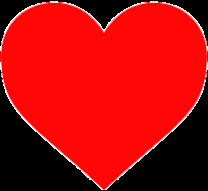
#> input picture 숙제/heart.png, 208 x 191 px, given in place of the camera
$ jupyter execute '물체 캠쳐.ipynb'
#> lines starting #> are read from the running program, lines starting #| are printed output that depends on the picture; after the words box and inside, x2 and y2 are one past the last pixel; in counts of white or black regions, pixels touching at a corner belong together
[cell 1]
import cv2 as cv
import numpy as np

hsv = 0
lower_blue1 = 0
upper_blue1 = 0
lower_blue2 = 0
upper_blue2 = 0
lower_blue3 = 0
upper_blue3 = 0

def nothing(x): # 트랙바 생성시 필요함
    pass

# [52 lines left out: function mouse_callback, not called in this run]


cv.namedWindow('img_color')
cv.setMouseCallback('img_color', mouse_callback)

cv.namedWindow('img_result')
cv.createTrackbar('threshold', 'img_result', 0, 255, nothing)
cv.setTrackbarPos('threshold', 'img_result', 30) # 초기값 30

cap = cv.VideoCapture(0)

while(True):
    #img_color = cv.imread('hsv.png')
    ret, img_color = cap.read()
#> img_color is the input picture: shape (191, 208, 3); mean B, G, R 11.1, 11.1, 178
    height, width = img_color.shape[:2]
#> height = 191; width = 208
    img_color = cv.resize(img_color, (width, height), interpolation=cv.INTER_AREA)

    img_hsv = cv.cvtColor(img_color, cv.COLOR_BGR2HSV)
#> img_hsv: shape (191, 208, 3); mean H, S, V 0.2, 166.9, 178

    img_mask1 = cv.inRange(img_hsv, lower_blue1, upper_blue1)
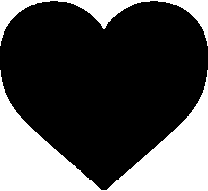
#> img_mask1: shape (191, 208); 30.2% white; 2 white regions, box (x1, y1, x2, y2) and area: (0, 70, 208, 191) 9757, (0, 0, 208, 46) 2237
    img_mask2 = cv.inRange(img_hsv, lower_blue2, upper_blue2)
    img_mask3 = cv.inRange(img_hsv, lower_blue3, upper_blue3)
    img_mask = img_mask1 | img_mask2 | img_mask3

    kernel = np.ones((11,11), np.uint8)
    img_mask = cv.morphologyEx(img_mask, cv.MORPH_OPEN, kernel) # 점으로 보이는 노이즈를 제거
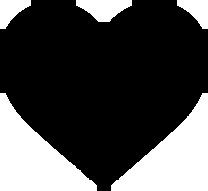
#> img_mask: shape (191, 208); 28.9% white; 5 white regions, box (x1, y1, x2, y2) and area: (0, 93, 97, 191) 4802, (111, 93, 208, 191) 4800, (76, 0, 132, 22) 801, (0, 0, 31, 29) 533, (177, 0, 208, 29) 533
    img_mask = cv.morphologyEx(img_mask, cv.MORPH_CLOSE, kernel) # 검은 구멍 메움

    img_result = cv.bitwise_and(img_color, img_color, mask=img_mask)
#> img_result: shape (191, 208, 3); every value is 0

    numOfLabels, img_label, stats, centroids = cv.connectedComponentsWithStats(img_mask)
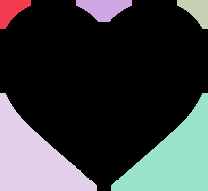
#> img_label: shape (191, 208) int32; 6 distinct labels, from 0 to 5; one colour per label, 0 black
#> numOfLabels = 6; stats = [[0, 0, 208, 191, 28259], [0, 0, 31, 29, 533], [76, 0, 56, 22, 801], [177, 0, 31, 29, 533], [0, 93, 97, 98, 4802], [111, 93, 97, 98, 4800]]; centroids = [[103.5, 79.12], [10.83, 10.01], [103.5, 7.77], [196.2, 10.01], [32.85, 158.4], [174.2, 158.5]]
    # 쉽게 라벨링 할 수 있음

    for idx, centroid in enumerate(centroids):
        if stats[idx][0] == 0 and stats[idx][1] == 0:
            continue

        if np.any(np.isnan(centroid)):
            continue

        x, y, width, height, area = stats[idx]
        centerX, centerY = int(centroid[0]), int(centroid[1])

        if area > 50:
            cv.circle(img_color, (centerX, centerY), 10, (0, 0, 255), 10)
            cv.rectangle(img_color, (x, y), (x+width, y+height), (0,0,255))
#> this loop made 6 passes
#> (centroid, x, y, width, height, area, centerX, centerY) on passes 3 to 6: ([103.5, 7.77], 76, 0, 56, 22, 801, 103, 7), ([196.2, 10.01], 177, 0, 31, 29, 533, 196, 10), ([32.85, 158.4], 0, 93, 97, 98, 4802, 32, 158), ([174.2, 158.5], 111, 93, 97, 98, 4800, 174, 158)
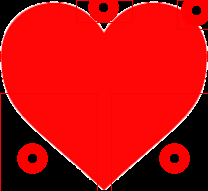
#> img_color: shape (191, 208, 3); 7.82% of pixels changed, all inside (x1, y1, x2, y2) = (0, 0, 208, 191)


    cv.imshow('img_color', img_color)
    cv.imshow('img_mask', img_mask)
    cv.imshow('img_result', img_result)


    if cv.waitKey(1) & 0xFF == 27:
#> (key Esc is pressed here)
        break


cv.destroyAllWindows()
